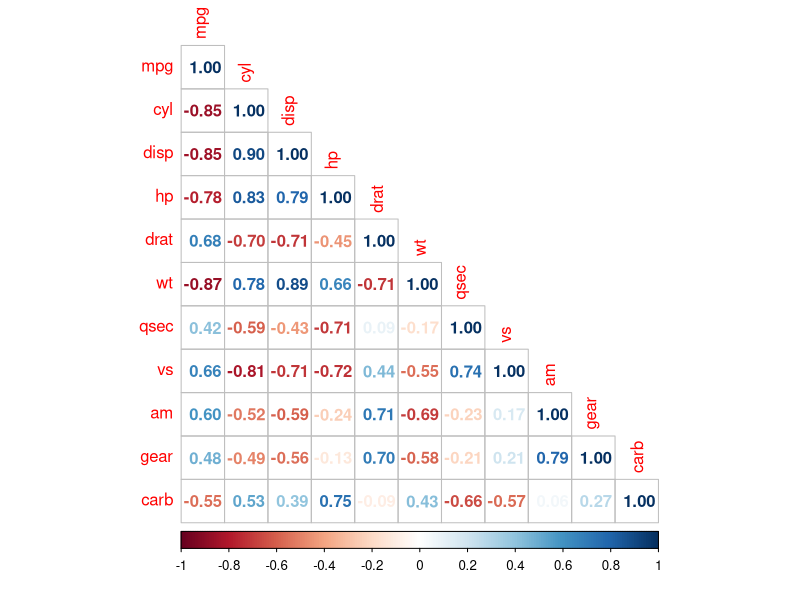
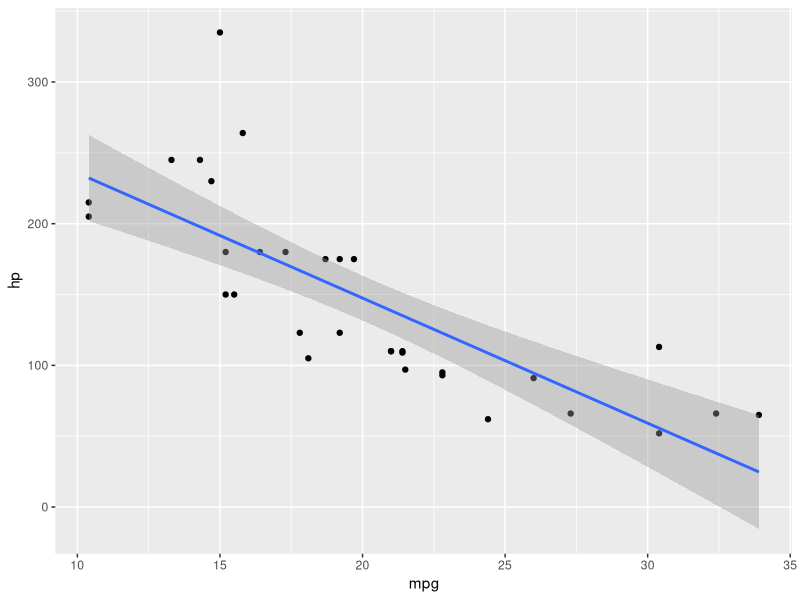
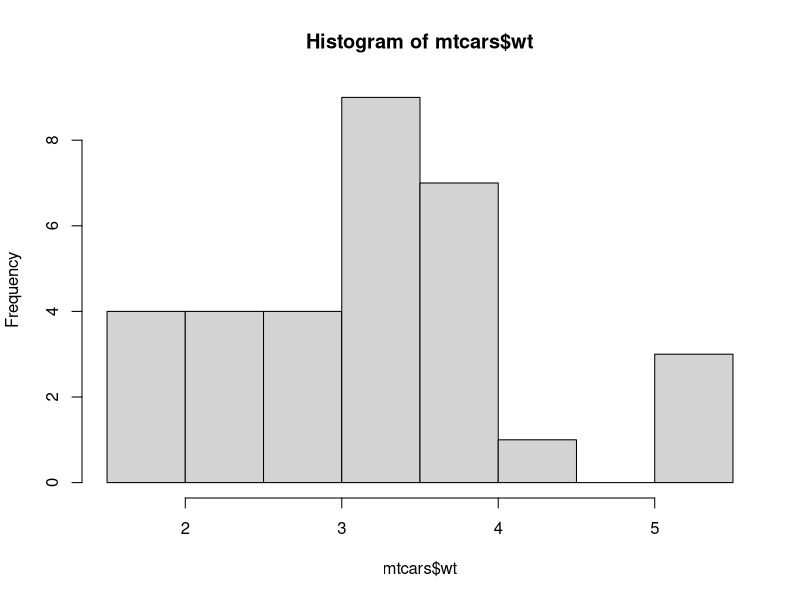
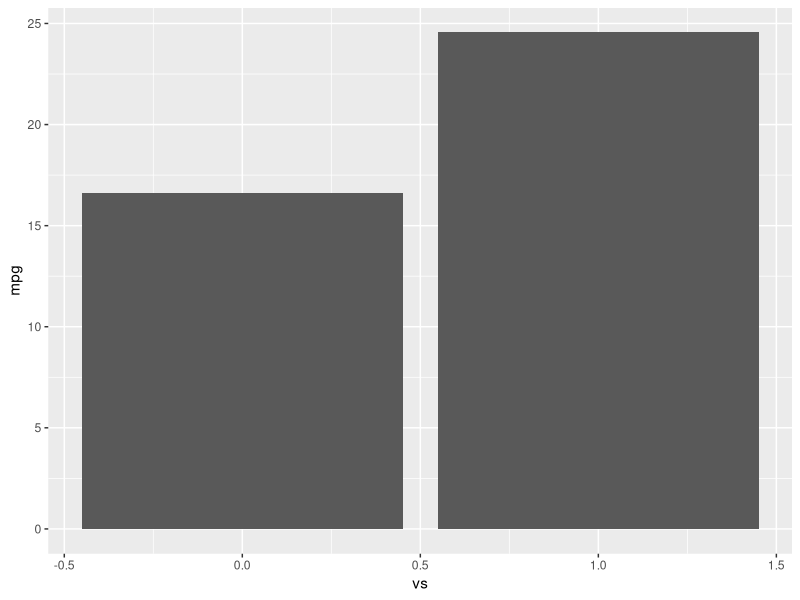
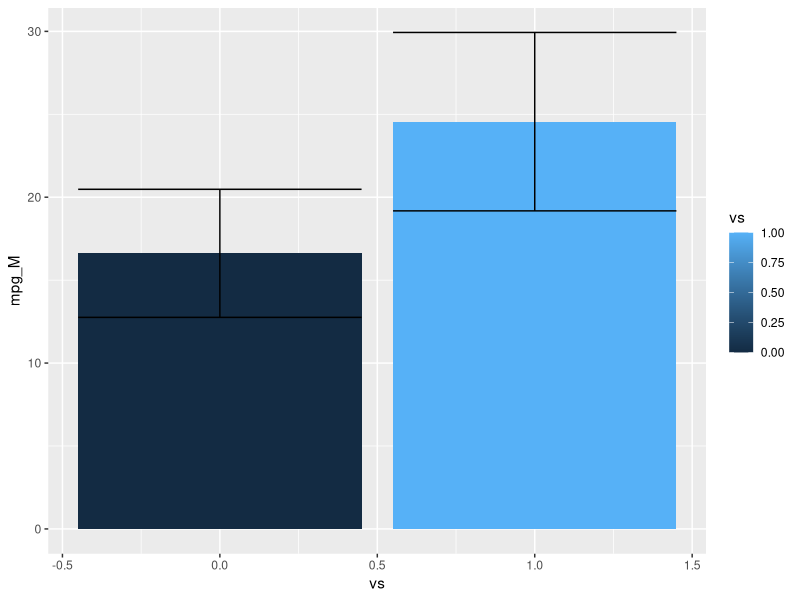
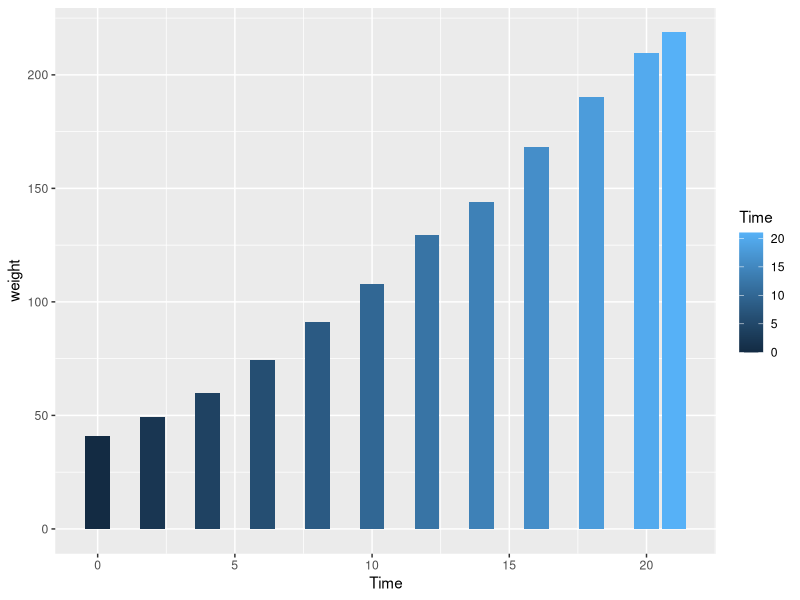

Reproduce these figures in R, in order.
## ---- chunk 1
library(tidyverse)
library(corrplot)
## ---- chunk 2
mtcars
## ---- chunk 3
?mtcars
## ---- chunk 4
summary(mtcars)
## ---- chunk 5
car_corr = cor(mtcars)
car_corr
## ---- chunk 6
corrplot(car_corr, method="number", type="lower")
## ---- chunk 7
cor.test(mtcars$mpg, mtcars$hp)
## ---- chunk 8
ggplot(mtcars, aes(x=mpg, y=hp)) + geom_point() + geom_smooth(method=lm)
## ---- chunk 9
hist(mtcars$wt)
## ---- chunk 10
t.test(mtcars$wt, mu=3)
## ---- chunk 11
unique(mtcars$vs)
## ---- chunk 12
table(mtcars$vs)
## ---- chunk 13
t.test(mtcars$mpg~mtcars$vs)
## ---- chunk 14
v_mpg = mtcars[mtcars$vs==0, "mpg"]
v_mpg
s_mpg = mtcars[mtcars$vs==1, "mpg"]
s_mpg
t.test(v_mpg, s_mpg)
## ---- chunk 15
ggplot(mtcars, aes(x=vs, y=mpg)) + 
  geom_bar(stat = "summary", fun="mean")
## ---- chunk 16
mpg_barplot_data <- mtcars %>% group_by(vs) %>% summarize(mpg_M = mean(mpg), mpg_SD = sd(mpg))
mpg_barplot_data
## ---- chunk 17
ggplot(mpg_barplot_data, aes(x=vs, y=mpg_M, fill=vs)) + 
  geom_bar(stat="identity", position="dodge") +
  geom_errorbar(data = mpg_barplot_data, 
      aes(ymin = mpg_M - mpg_SD, ymax = mpg_M + mpg_SD, y = mpg_M),
        position = position_dodge(width = .9))
## ---- chunk 18
head(ChickWeight)
## ---- chunk 19
?ChickWeight
## ---- chunk 20
summary(ChickWeight)
## ---- chunk 21
ChickWeightWide = reshape(ChickWeight, idvar = c("Chick", "Diet"), timevar = "Time", direction="wide")
ChickWeightWide
## ---- chunk 22
any(is.na(ChickWeightWide))
sum(is.na(ChickWeightWide))
## ---- chunk 23
ChickWeightWide = ChickWeightWide[complete.cases(ChickWeightWide), ]
ChickWeightWide
## ---- chunk 24
t.test(ChickWeightWide$weight.0, ChickWeightWide$weight.2, paired = TRUE)
## ---- chunk 25
ggplot(ChickWeight, aes(x=Time, y=weight, fill=Time)) + 
  geom_bar(stat = "summary", fun="mean")
